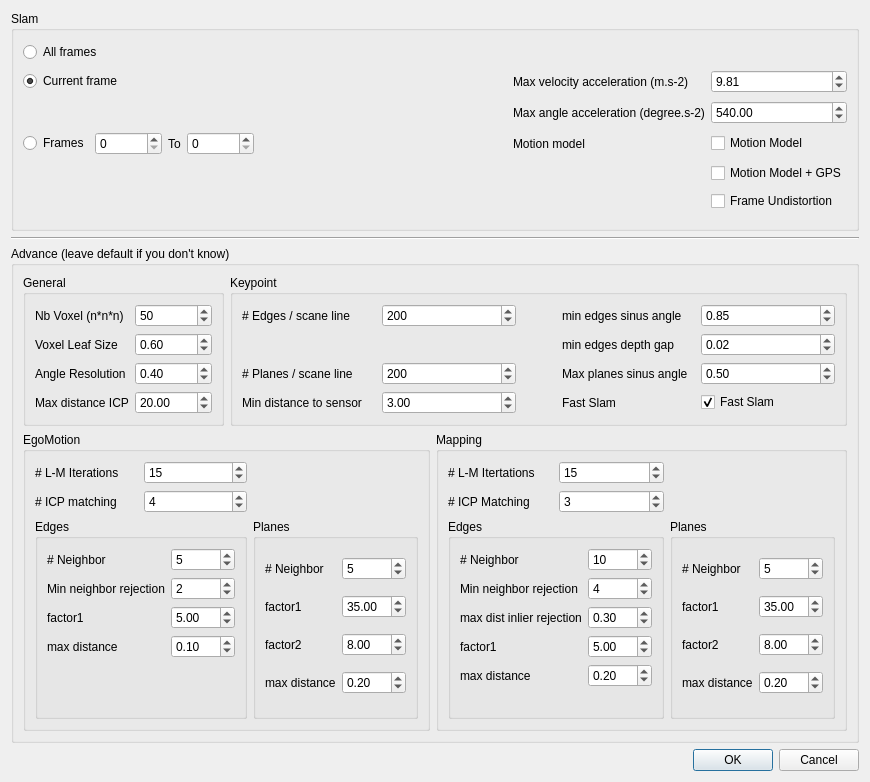
<?xml version="1.0" encoding="UTF-8"?>
<ui version="4.0">
 <class>vvSlamConfigurationDialog</class>
 <widget class="QDialog" name="vvSlamConfigurationDialog">
  <property name="geometry">
   <rect>
    <x>0</x>
    <y>0</y>
    <width>869</width>
    <height>782</height>
   </rect>
  </property>
  <property name="windowTitle">
   <string>Dialog</string>
  </property>
  <layout class="QGridLayout" name="gridLayout">
   <item row="2" column="0">
    <widget class="QGroupBox" name="groupBox_2">
     <property name="title">
      <string>Advance (leave default if you don't know)</string>
     </property>
     <layout class="QGridLayout" name="gridLayout_3">
      <item row="3" column="2">
       <widget class="QGroupBox" name="groupBox_6">
        <property name="title">
         <string>Mapping</string>
        </property>
        <layout class="QGridLayout" name="gridLayout_4" rowstretch="0,0,0" rowminimumheight="0,0,0">
         <item row="1" column="0">
          <widget class="QLabel" name="label_14">
           <property name="text">
            <string># ICP Matching</string>
           </property>
          </widget>
         </item>
         <item row="0" column="0">
          <widget class="QLabel" name="label_15">
           <property name="text">
            <string># L-M Itertations</string>
           </property>
          </widget>
         </item>
         <item row="0" column="1">
          <widget class="QSpinBox" name="Mapping_LMMaxIter">
           <property name="value">
            <number>15</number>
           </property>
          </widget>
         </item>
         <item row="1" column="1">
          <widget class="QSpinBox" name="Mapping_ICPMaxIter">
           <property name="value">
            <number>3</number>
           </property>
          </widget>
         </item>
         <item row="2" column="0" colspan="2">
          <widget class="QGroupBox" name="groupBox_10">
           <property name="title">
            <string>Edges</string>
           </property>
           <layout class="QGridLayout" name="gridLayout_10">
            <item row="1" column="0">
             <widget class="QLabel" name="label_35">
              <property name="text">
               <string>Min neighbor rejection</string>
              </property>
             </widget>
            </item>
            <item row="1" column="1">
             <widget class="QSpinBox" name="MappingMinimalLineNeighborRejection">
              <property name="value">
               <number>4</number>
              </property>
             </widget>
            </item>
            <item row="5" column="0">
             <widget class="QLabel" name="label_11">
              <property name="text">
               <string/>
              </property>
             </widget>
            </item>
            <item row="0" column="0">
             <widget class="QLabel" name="label_21">
              <property name="text">
               <string># Neighbor</string>
              </property>
             </widget>
            </item>
            <item row="0" column="1">
             <widget class="QSpinBox" name="Mapping_LineDistance_k">
              <property name="value">
               <number>10</number>
              </property>
             </widget>
            </item>
            <item row="3" column="1">
             <widget class="QDoubleSpinBox" name="Mapping_LineDistance_factor">
              <property name="maximum">
               <double>999.990000000000009</double>
              </property>
              <property name="value">
               <double>5.000000000000000</double>
              </property>
             </widget>
            </item>
            <item row="3" column="0">
             <widget class="QLabel" name="label_22">
              <property name="text">
               <string>factor1</string>
              </property>
             </widget>
            </item>
            <item row="4" column="0">
             <widget class="QLabel" name="label_27">
              <property name="text">
               <string>max distance</string>
              </property>
             </widget>
            </item>
            <item row="4" column="1">
             <widget class="QDoubleSpinBox" name="Mapping_Line_Max_Distance">
              <property name="value">
               <double>0.200000000000000</double>
              </property>
             </widget>
            </item>
            <item row="2" column="0">
             <widget class="QLabel" name="label_36">
              <property name="text">
               <string>max dist inlier rejection</string>
              </property>
             </widget>
            </item>
            <item row="2" column="1">
             <widget class="QDoubleSpinBox" name="MappingMaxDistanceInlierRejection">
              <property name="singleStep">
               <double>0.010000000000000</double>
              </property>
              <property name="value">
               <double>0.300000000000000</double>
              </property>
             </widget>
            </item>
           </layout>
          </widget>
         </item>
         <item row="2" column="2" colspan="2">
          <widget class="QGroupBox" name="groupBox_9">
           <property name="title">
            <string>Planes </string>
           </property>
           <layout class="QGridLayout" name="gridLayout_9">
            <item row="0" column="1">
             <widget class="QSpinBox" name="Mapping_PlaneDistance_k">
              <property name="value">
               <number>5</number>
              </property>
             </widget>
            </item>
            <item row="1" column="1">
             <widget class="QDoubleSpinBox" name="Mapping_PlaneDistance_factor1">
              <property name="maximum">
               <double>999.990000000000009</double>
              </property>
              <property name="value">
               <double>35.000000000000000</double>
              </property>
             </widget>
            </item>
            <item row="0" column="0">
             <widget class="QLabel" name="label_23">
              <property name="text">
               <string># Neighbor</string>
              </property>
             </widget>
            </item>
            <item row="2" column="1">
             <widget class="QDoubleSpinBox" name="Mapping_PlaneDistance_factor2">
              <property name="maximum">
               <double>999.990000000000009</double>
              </property>
              <property name="value">
               <double>8.000000000000000</double>
              </property>
             </widget>
            </item>
            <item row="2" column="0">
             <widget class="QLabel" name="label_25">
              <property name="text">
               <string>factor2</string>
              </property>
             </widget>
            </item>
            <item row="1" column="0">
             <widget class="QLabel" name="label_24">
              <property name="text">
               <string>factor1</string>
              </property>
             </widget>
            </item>
            <item row="3" column="0">
             <widget class="QLabel" name="label_28">
              <property name="text">
               <string>max distance</string>
              </property>
             </widget>
            </item>
            <item row="3" column="1">
             <widget class="QDoubleSpinBox" name="Mapping_Plane_Max_Distance">
              <property name="value">
               <double>0.200000000000000</double>
              </property>
             </widget>
            </item>
           </layout>
          </widget>
         </item>
        </layout>
       </widget>
      </item>
      <item row="1" column="1" colspan="2">
       <widget class="QGroupBox" name="groupBox_4">
        <property name="title">
         <string>Keypoint</string>
        </property>
        <layout class="QGridLayout" name="gridLayout_5">
         <item row="0" column="3">
          <widget class="QLabel" name="label_6">
           <property name="text">
            <string>min edges sinus angle</string>
           </property>
          </widget>
         </item>
         <item row="2" column="0">
          <widget class="QLabel" name="label_4">
           <property name="text">
            <string># Planes / scane line</string>
           </property>
          </widget>
         </item>
         <item row="0" column="0">
          <widget class="QLabel" name="label_2">
           <property name="text">
            <string># Edges / scane line</string>
           </property>
          </widget>
         </item>
         <item row="2" column="1">
          <widget class="QSpinBox" name="Keypoint_MaxPlanarsPerScanLine">
           <property name="maximum">
            <number>999</number>
           </property>
           <property name="value">
            <number>200</number>
           </property>
          </widget>
         </item>
         <item row="0" column="1">
          <widget class="QSpinBox" name="Keypoint_MaxEdgePerScanLine">
           <property name="maximum">
            <number>999</number>
           </property>
           <property name="value">
            <number>200</number>
           </property>
          </widget>
         </item>
         <item row="0" column="2">
          <spacer name="horizontalSpacer">
           <property name="orientation">
            <enum>Qt::Horizontal</enum>
           </property>
           <property name="sizeType">
            <enum>QSizePolicy::Minimum</enum>
           </property>
           <property name="sizeHint" stdset="0">
            <size>
             <width>40</width>
             <height>20</height>
            </size>
           </property>
          </spacer>
         </item>
         <item row="2" column="3">
          <widget class="QLabel" name="label_7">
           <property name="text">
            <string>Max planes sinus angle</string>
           </property>
          </widget>
         </item>
         <item row="4" column="1">
          <widget class="QDoubleSpinBox" name="Keypoint_MinDistanceToSensor">
           <property name="value">
            <double>3.000000000000000</double>
           </property>
          </widget>
         </item>
         <item row="0" column="4">
          <widget class="QDoubleSpinBox" name="Keypoint_EdgeSinAngleThreshold">
           <property name="maximum">
            <double>1.000000000000000</double>
           </property>
           <property name="singleStep">
            <double>0.010000000000000</double>
           </property>
           <property name="value">
            <double>0.850000000000000</double>
           </property>
          </widget>
         </item>
         <item row="2" column="4">
          <widget class="QDoubleSpinBox" name="Keypoint_PlaneSinAngleThreshold">
           <property name="maximum">
            <double>1.000000000000000</double>
           </property>
           <property name="singleStep">
            <double>0.010000000000000</double>
           </property>
           <property name="value">
            <double>0.500000000000000</double>
           </property>
          </widget>
         </item>
         <item row="4" column="4">
          <widget class="QCheckBox" name="FastSlam">
           <property name="text">
            <string>Fast Slam</string>
           </property>
           <property name="checked">
            <bool>true</bool>
           </property>
          </widget>
         </item>
         <item row="4" column="3">
          <widget class="QLabel" name="label_32">
           <property name="text">
            <string>Fast Slam</string>
           </property>
          </widget>
         </item>
         <item row="4" column="0">
          <widget class="QLabel" name="label_5">
           <property name="text">
            <string>Min distance to sensor</string>
           </property>
          </widget>
         </item>
         <item row="1" column="3">
          <widget class="QLabel" name="label_33">
           <property name="text">
            <string>min edges depth gap</string>
           </property>
          </widget>
         </item>
         <item row="1" column="4">
          <widget class="QDoubleSpinBox" name="Keypoints_EdgeDepthGapThreshold">
           <property name="singleStep">
            <double>0.001000000000000</double>
           </property>
           <property name="value">
            <double>0.020000000000000</double>
           </property>
          </widget>
         </item>
        </layout>
       </widget>
      </item>
      <item row="3" column="0" colspan="2">
       <widget class="QGroupBox" name="groupBox_5">
        <property name="title">
         <string>EgoMotion</string>
        </property>
        <layout class="QGridLayout" name="gridLayout_6">
         <item row="0" column="1">
          <widget class="QLabel" name="label_12">
           <property name="text">
            <string># L-M Iterations</string>
           </property>
          </widget>
         </item>
         <item row="2" column="1" colspan="2">
          <widget class="QGroupBox" name="groupBox_7">
           <property name="title">
            <string>Edges</string>
           </property>
           <layout class="QGridLayout" name="gridLayout_7">
            <item row="2" column="0">
             <widget class="QLabel" name="label_16">
              <property name="text">
               <string>factor1</string>
              </property>
             </widget>
            </item>
            <item row="4" column="0">
             <widget class="QLabel" name="label_10">
              <property name="text">
               <string/>
              </property>
             </widget>
            </item>
            <item row="0" column="0">
             <widget class="QLabel" name="label_17">
              <property name="text">
               <string># Neighbor</string>
              </property>
             </widget>
            </item>
            <item row="0" column="1">
             <widget class="QSpinBox" name="EgoMotion_LineDistance_k">
              <property name="value">
               <number>5</number>
              </property>
             </widget>
            </item>
            <item row="2" column="1">
             <widget class="QDoubleSpinBox" name="EgoMotion_LineDistance_factor">
              <property name="maximum">
               <double>999.990000000000009</double>
              </property>
              <property name="value">
               <double>5.000000000000000</double>
              </property>
             </widget>
            </item>
            <item row="3" column="0">
             <widget class="QLabel" name="label_9">
              <property name="text">
               <string>max distance</string>
              </property>
             </widget>
            </item>
            <item row="3" column="1">
             <widget class="QDoubleSpinBox" name="EgoMotion_Line_Max_Distance">
              <property name="singleStep">
               <double>0.010000000000000</double>
              </property>
              <property name="value">
               <double>0.100000000000000</double>
              </property>
             </widget>
            </item>
            <item row="1" column="0">
             <widget class="QLabel" name="label_34">
              <property name="text">
               <string>Min neighbor rejection</string>
              </property>
             </widget>
            </item>
            <item row="1" column="1">
             <widget class="QSpinBox" name="EgoMotionMinimalLineNeighborRejection">
              <property name="value">
               <number>2</number>
              </property>
             </widget>
            </item>
           </layout>
          </widget>
         </item>
         <item row="2" column="3" colspan="2">
          <widget class="QGroupBox" name="groupBox_8">
           <property name="title">
            <string>Planes</string>
           </property>
           <layout class="QGridLayout" name="gridLayout_8">
            <item row="2" column="0">
             <widget class="QLabel" name="label_20">
              <property name="text">
               <string>factor2</string>
              </property>
             </widget>
            </item>
            <item row="1" column="1">
             <widget class="QDoubleSpinBox" name="EgoMotion_PlaneDistance_factor1">
              <property name="maximum">
               <double>999.990000000000009</double>
              </property>
              <property name="value">
               <double>35.000000000000000</double>
              </property>
             </widget>
            </item>
            <item row="0" column="1">
             <widget class="QSpinBox" name="EgoMotion_PlaneDistance_k">
              <property name="value">
               <number>5</number>
              </property>
             </widget>
            </item>
            <item row="2" column="1">
             <widget class="QDoubleSpinBox" name="EgoMotion_PlaneDistance_factor2">
              <property name="maximum">
               <double>999.990000000000009</double>
              </property>
              <property name="value">
               <double>8.000000000000000</double>
              </property>
             </widget>
            </item>
            <item row="0" column="0">
             <widget class="QLabel" name="label_18">
              <property name="text">
               <string># Neighbor</string>
              </property>
             </widget>
            </item>
            <item row="1" column="0">
             <widget class="QLabel" name="label_19">
              <property name="text">
               <string>factor1</string>
              </property>
             </widget>
            </item>
            <item row="3" column="0">
             <widget class="QLabel" name="label_26">
              <property name="text">
               <string>max distance</string>
              </property>
             </widget>
            </item>
            <item row="3" column="1">
             <widget class="QDoubleSpinBox" name="EgoMotion_Plane_Max_Distance">
              <property name="value">
               <double>0.200000000000000</double>
              </property>
             </widget>
            </item>
           </layout>
          </widget>
         </item>
         <item row="0" column="2">
          <widget class="QSpinBox" name="EgoMotion_LMMaxIter">
           <property name="value">
            <number>15</number>
           </property>
          </widget>
         </item>
         <item row="1" column="1">
          <widget class="QLabel" name="label_13">
           <property name="text">
            <string># ICP matching</string>
           </property>
          </widget>
         </item>
         <item row="1" column="2">
          <widget class="QSpinBox" name="EgoMotion_ICPMaxIter">
           <property name="value">
            <number>4</number>
           </property>
          </widget>
         </item>
        </layout>
       </widget>
      </item>
      <item row="1" column="0">
       <widget class="QGroupBox" name="groupBox_3">
        <property name="title">
         <string>General</string>
        </property>
        <layout class="QGridLayout" name="gridLayout_11">
         <item row="0" column="1">
          <widget class="QSpinBox" name="NbVoxel">
           <property name="maximum">
            <number>500</number>
           </property>
           <property name="value">
            <number>50</number>
           </property>
          </widget>
         </item>
         <item row="2" column="1">
          <widget class="QDoubleSpinBox" name="AngleResolution">
           <property name="value">
            <double>0.400000000000000</double>
           </property>
          </widget>
         </item>
         <item row="0" column="0">
          <widget class="QLabel" name="label_8">
           <property name="text">
            <string>Nb Voxel (n*n*n)</string>
           </property>
          </widget>
         </item>
         <item row="3" column="1">
          <widget class="QDoubleSpinBox" name="MaxDistanceICP">
           <property name="value">
            <double>20.000000000000000</double>
           </property>
          </widget>
         </item>
         <item row="2" column="0">
          <widget class="QLabel" name="label_3">
           <property name="text">
            <string>Angle Resolution</string>
           </property>
          </widget>
         </item>
         <item row="3" column="0">
          <widget class="QLabel" name="label_29">
           <property name="text">
            <string>Max distance ICP</string>
           </property>
          </widget>
         </item>
         <item row="1" column="0">
          <widget class="QLabel" name="label_30">
           <property name="text">
            <string>Voxel Leaf Size </string>
           </property>
          </widget>
         </item>
         <item row="1" column="1">
          <widget class="QDoubleSpinBox" name="LeafSize">
           <property name="value">
            <double>0.600000000000000</double>
           </property>
          </widget>
         </item>
        </layout>
       </widget>
      </item>
     </layout>
    </widget>
   </item>
   <item row="3" column="0">
    <widget class="QDialogButtonBox" name="buttonBox">
     <property name="orientation">
      <enum>Qt::Horizontal</enum>
     </property>
     <property name="standardButtons">
      <set>QDialogButtonBox::Cancel|QDialogButtonBox::Ok</set>
     </property>
    </widget>
   </item>
   <item row="1" column="0">
    <widget class="Line" name="line">
     <property name="orientation">
      <enum>Qt::Horizontal</enum>
     </property>
    </widget>
   </item>
   <item row="0" column="0">
    <widget class="QGroupBox" name="groupBox">
     <property name="title">
      <string>Slam</string>
     </property>
     <layout class="QGridLayout" name="gridLayout_2">
      <item row="4" column="4">
       <spacer name="horizontalSpacer_2">
        <property name="orientation">
         <enum>Qt::Horizontal</enum>
        </property>
        <property name="sizeHint" stdset="0">
         <size>
          <width>40</width>
          <height>20</height>
         </size>
        </property>
       </spacer>
      </item>
      <item row="4" column="2">
       <widget class="QLabel" name="label">
        <property name="text">
         <string>To</string>
        </property>
       </widget>
      </item>
      <item row="0" column="0" colspan="2">
       <widget class="QRadioButton" name="allFrames">
        <property name="text">
         <string>All frames</string>
        </property>
        <property name="checked">
         <bool>false</bool>
        </property>
       </widget>
      </item>
      <item row="4" column="3">
       <widget class="QSpinBox" name="End">
        <property name="maximum">
         <number>200000</number>
        </property>
       </widget>
      </item>
      <item row="4" column="1">
       <widget class="QSpinBox" name="Start">
        <property name="maximum">
         <number>200000</number>
        </property>
       </widget>
      </item>
      <item row="4" column="0">
       <widget class="QRadioButton" name="frameRange">
        <property name="text">
         <string>Frames</string>
        </property>
       </widget>
      </item>
      <item row="3" column="5">
       <widget class="QLabel" name="label_39">
        <property name="text">
         <string>Max angle acceleration (degree.s-2)</string>
        </property>
       </widget>
      </item>
      <item row="1" column="0" colspan="2">
       <widget class="QRadioButton" name="currentFrame">
        <property name="text">
         <string>Current frame</string>
        </property>
        <property name="checked">
         <bool>true</bool>
        </property>
       </widget>
      </item>
      <item row="4" column="6">
       <widget class="QCheckBox" name="MotionModelCheckbox">
        <property name="text">
         <string>Motion Model</string>
        </property>
        <property name="checked">
         <bool>false</bool>
        </property>
       </widget>
      </item>
      <item row="1" column="5">
       <widget class="QLabel" name="label_38">
        <property name="text">
         <string>Max velocity acceleration (m.s-2) </string>
        </property>
       </widget>
      </item>
      <item row="3" column="6">
       <widget class="QDoubleSpinBox" name="AngleAccelerationSpinBox">
        <property name="maximum">
         <double>10000.000000000000000</double>
        </property>
        <property name="value">
         <double>540.000000000000000</double>
        </property>
       </widget>
      </item>
      <item row="5" column="6">
       <widget class="QCheckBox" name="MotionModelAndGPSCheckbox">
        <property name="text">
         <string>Motion Model + GPS</string>
        </property>
       </widget>
      </item>
      <item row="1" column="6">
       <widget class="QDoubleSpinBox" name="VelocityAccelerationSpinBox">
        <property name="maximum">
         <double>500.000000000000000</double>
        </property>
        <property name="singleStep">
         <double>0.100000000000000</double>
        </property>
        <property name="value">
         <double>9.810000000000000</double>
        </property>
       </widget>
      </item>
      <item row="4" column="5">
       <widget class="QLabel" name="label_37">
        <property name="text">
         <string>Motion model</string>
        </property>
       </widget>
      </item>
      <item row="6" column="6">
       <widget class="QCheckBox" name="UndistortionCheckBox">
        <property name="text">
         <string>Frame Undistortion</string>
        </property>
       </widget>
      </item>
     </layout>
    </widget>
   </item>
  </layout>
 </widget>
 <resources/>
 <connections>
  <connection>
   <sender>buttonBox</sender>
   <signal>accepted()</signal>
   <receiver>vvSlamConfigurationDialog</receiver>
   <slot>accept()</slot>
   <hints>
    <hint type="sourcelabel">
     <x>227</x>
     <y>598</y>
    </hint>
    <hint type="destinationlabel">
     <x>157</x>
     <y>274</y>
    </hint>
   </hints>
  </connection>
  <connection>
   <sender>buttonBox</sender>
   <signal>rejected()</signal>
   <receiver>vvSlamConfigurationDialog</receiver>
   <slot>reject()</slot>
   <hints>
    <hint type="sourcelabel">
     <x>295</x>
     <y>604</y>
    </hint>
    <hint type="destinationlabel">
     <x>286</x>
     <y>274</y>
    </hint>
   </hints>
  </connection>
 </connections>
</ui>
